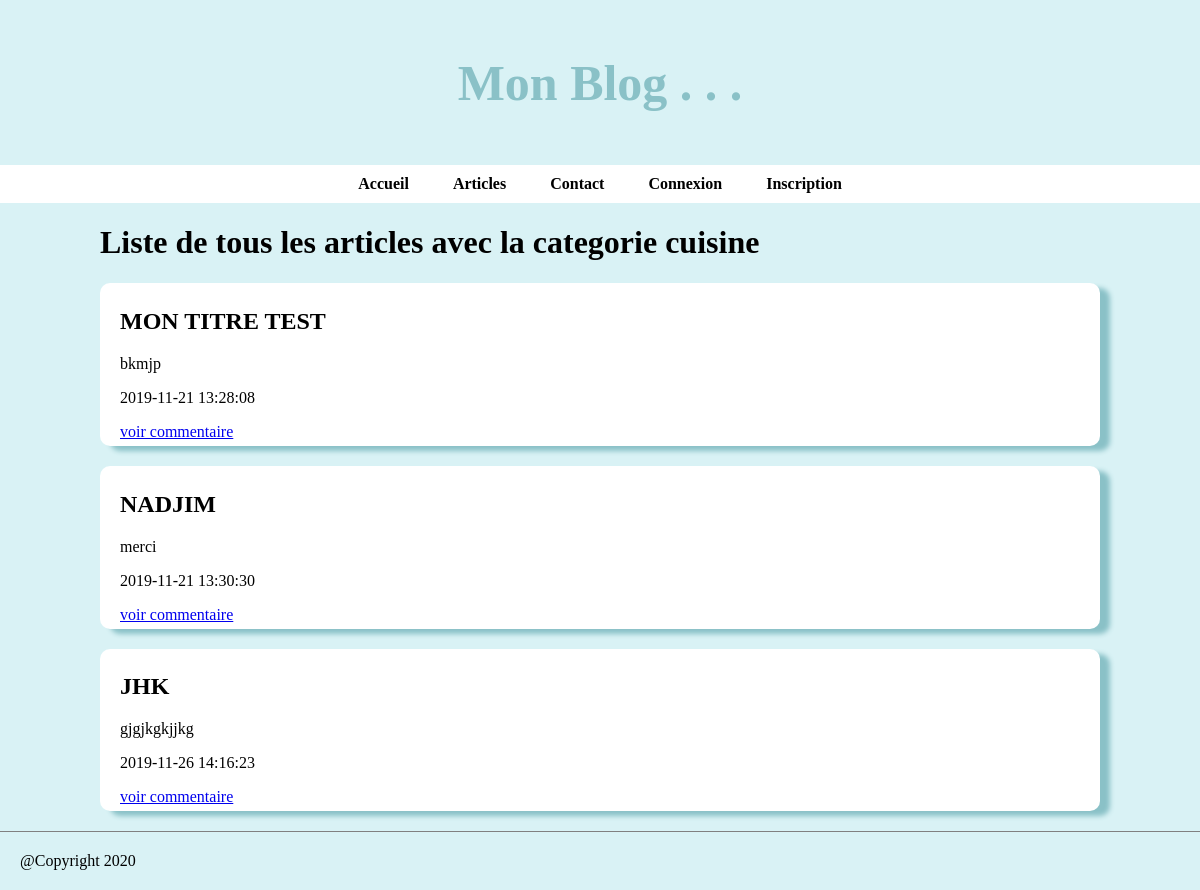
/category.php?idDeCategory=8, run on the app's committed database.
### tables this page shows
CREATE TABLE `categories` (
  `id` int(11) NOT NULL,
  `name` varchar(255) NOT NULL
);

CREATE TABLE `articles` (
  `id` int(11) NOT NULL,
  `title` varchar(255) NOT NULL,
  `content` text NOT NULL,
  `published_at` datetime NOT NULL,
  `image_path` varchar(255) DEFAULT NULL
);

### category.php (the view)
<?php include("header.php");
require_once('database.php');
$maRequete = $db->prepare('SELECT articles.title, articles.id, articles.content , articles.published_at
FROM articles
JOIN articles_categories
ON articles.id = articles_categories.article_id
WHERE category_id = :boiteId');
$maRequete->execute([
    "boiteId" => $_GET["idDeCategory"]
]);
$articles = $maRequete->fetchAll();
$categories = $db->prepare('SELECT name FROM categories WHERE id = :boiteId');
$categories->execute([
    "boiteId" => $_GET["idDeCategory"]
]);
$categorySelected = $categories->fetch();
?>
<h1>Liste de tous les articles avec la categorie <?php echo $categorySelected['name'] ?></h1>
<?php foreach($articles as $article):?>
<article class="post">
    <h2 class="titreArticle">
        <a class="lienArticle" href="article-single.php?idDeArticle=<?php echo $article["id"]; ?>">
            <?php echo $article["title"]; ?>
        </a>
    </h2>
    <p><?php echo $article["content"]; ?> </p>
    <p><?php echo $article["published_at"];?> </p>
    <a href="article-single.php?idDeArticle=<?php echo  $article["id"]; ?>">voir commentaire</a>
</article>
<?php   endforeach ?>
<?php include("footer.php");?>

### style.css (style rules this page uses)
* { box-sizing: border-box; }
body { background-color: rgb(217, 242, 245); margin: 0; }
.post { background-color: white; border-radius: 10px; padding: 5px 20px; box-shadow: 10px 5px 5px rgb(138, 193, 199); margin-bottom: 20px; }
.titreArticle { text-transform: uppercase; }
.lienArticle { text-decoration: none; color: black; }

### data on the page
categories: name "cuisine"
articles: title "MON TITRE TEST", content "bkmjp", published_at "2019-11-21 13:28:08"
articles: title "NADJIM", content "merci", published_at "2019-11-21 13:30:30"
articles: title "JHK", content "gjgjkgkjjkg", published_at "2019-11-26 14:16:23"
